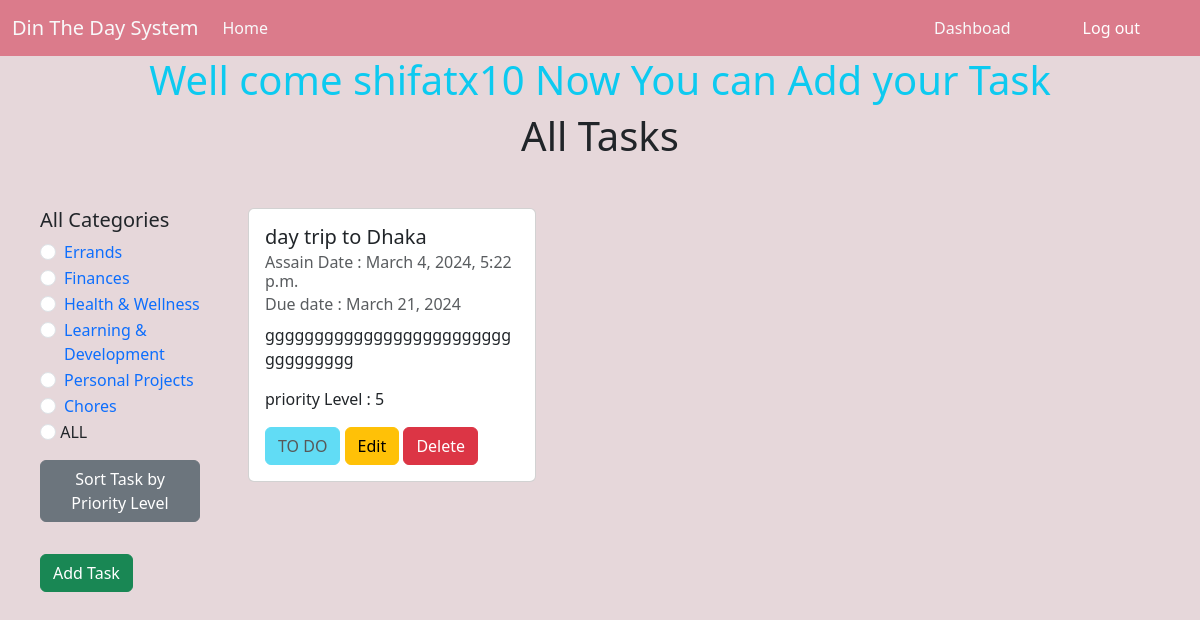
Screenshot of /task/showtask/ (signed in) with the database file from the repository.
### category/models.py (models this page shows)
class TaskCategory(models.Model):
    category_name = models.CharField(max_length=90)
    slug = models.SlugField(max_length=100)
    def __str__(self):
        return self.category_name

### task/models.py (models this page shows, shortened)
class TaskModel(models.Model):
    user = models.ForeignKey(User, on_delete=models.CASCADE, blank=True, null=True)
    task_title = models.CharField(max_length=100)
    describtion = models.TextField(max_length=300)
    complete = models.BooleanField(default=False)
    category = models.ManyToManyField(TaskCategory)
    task_assigned_date = models.DateTimeField(default=timezone.now)
    task_due_date = models.DateField(null=True, blank=True)
    priority = models.IntegerField(choices=PRIORITI_LEVELS, null=True, blank=True)

### task/views.py (the view)
# urls.py: path("showtask/", views.show_task, name="showtask"),
def show_task(request, category_slug=None):
    user_id = request.user.id
    Tasks = models.TaskModel.objects.filter(user=user_id).order_by("task_due_date")
    category = models.TaskCategory.objects.all()
    if category_slug:
        cat_type = models.TaskCategory.objects.filter(slug=category_slug).first()
        user_id = request.user.id
        if cat_type:
            Tasks = Tasks.filter(category=cat_type)
    return render(
        request,
        "show_task.html",
        {"Tasks": Tasks, "categories": category},
    )

### task/templates/show_task.html (shortened to what this page needs)
{% extends "base.html" %}
{% block content %}
{%load static%}
<h1 class="text-info" style="text-align: center;">Well come {{request.user.username}} Now You can Add your Task</h1>
<h1 style="text-align: center;">All Tasks</h1>
<div class="d-flex flex-wrap p-4">
    <div class="col-2   p-3">
        <h5>All Categories</h5>
        {% for cat in categories %}
        <div class="form-check">
            <input class="form-check-input" type="radio" name="category" id="{{cat.id}}" />
            <label class="form-check-label" for="{{cat.id}}">
                <a href="{% url 'category_wise' cat.slug %}" class="text-decoration-none text-primary">{{cat}}</a>
            </label>
        </div>
        {% endfor %}
        <input class="form-check-input" type="radio" />
        <label class="form-check-label">
            <a href="{% url 'showtask'%}" class="text-decoration-none text-dark">ALL</a>
        </label>
        <br>
        <a href="{% url 'tasksort'%}" class="btn btn-secondary my-3">Sort Task by Priority Level</a>
        <br>
        <a href="{% url 'addtask'%}" class="btn btn-success my-3">Add Task</a>
    </div>
    <div class=" col-10 p-3 d-flex flex-wrap">
        {%for task in Tasks%}
        <div class="col-sm-3">
            <div class="card mx-3" style="width: 18rem;">
                <div class="card-body">
                    <h5 class="card-title">{{task.task_title}}</h5>
                    <h6 class="card-subtitle mb-2 text-body-secondary">Assain Date : {{task.task_assigned_date}}</h6>
                    <h6 class="card-subtitle mb-2 text-body-secondary">Due date : {{task.task_due_date}}</h6>
                    <p class="card-text">{{task.describtion}}</p>
                    <p> priority Level : {{task.priority}}</p>
                    {%if task.complete %}
                    <button type="button" class="btn btn-primary" disabled>Completed</button>
                    <a href="{% url 'deletepost' task.id%}"><button type="button"
                            class="btn btn-danger">Delete</button></a>
                    {%else%}
                    <button type="button" class="btn btn-info" disabled>TO DO</button>
                    <a href="{% url 'editpost' task.id%}"><button type="button"
                            class="btn btn-warning">Edit</button></a>
                    <a href="{% url 'deletepost' task.id%}"><button type="button"
                            class="btn btn-danger">Delete</button></a>
                    {% endif %}
                </div>
            </div>
        </div>
        {%endfor%}
    </div>
</div>
{% endblock content %}

### rows the page displays
TaskCategory: category_name "Errands"
TaskCategory: category_name "Finances"
TaskCategory: category_name "Health & Wellness"
TaskCategory: category_name "Learning & Development"
TaskCategory: category_name "Personal Projects"
TaskCategory: category_name "Chores"
TaskModel: task_title "day trip to Dhaka", task_assigned_date "March 4, 2024, 5:22 p.m.", task_due_date "March 21, 2024", describtion "gggggggggggggggggggggggggggggggggg", priority "5", complete "TO DO"

### other values shown
{{ request.user.username }} "shifatx10"
